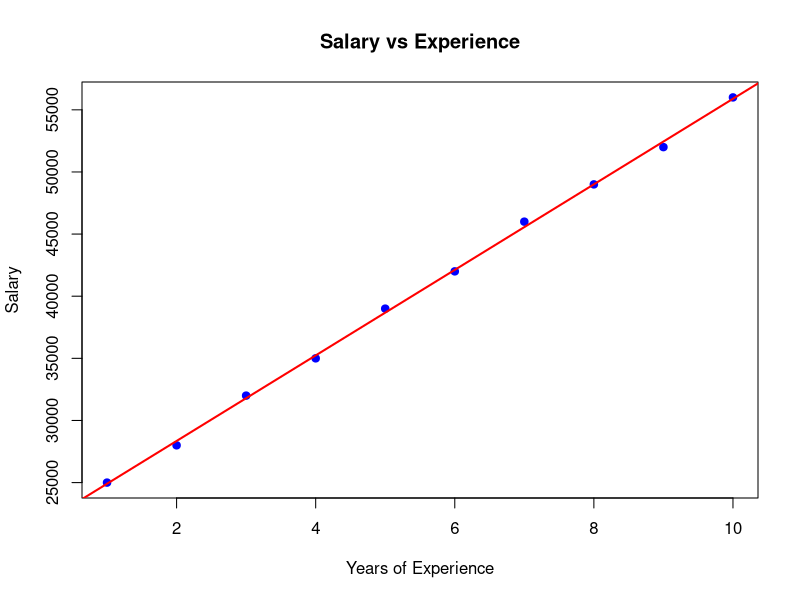
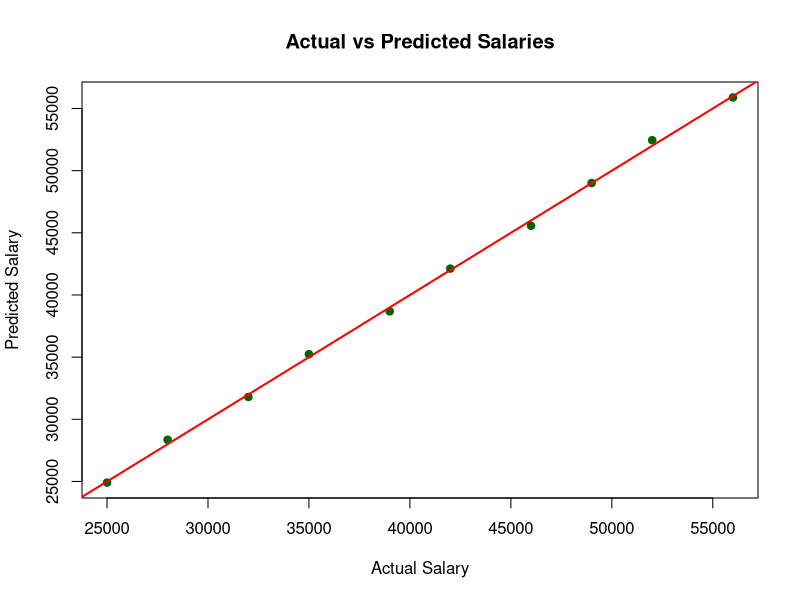

The R source for these figures, in order:
experience <- c(1, 2, 3, 4, 5, 6, 7, 8, 9, 10)
salary <- c(25000, 28000, 32000, 35000, 39000,
            42000, 46000, 49000, 52000, 56000)
employee_data <- data.frame(experience, salary)
model <- lm(salary ~ experience, data = employee_data)
summary(model)
png("salary_regression.png")
plot(employee_data$experience, employee_data$salary,
     main = "Salary vs Experience",
     xlab = "Years of Experience", ylab = "Salary",
     pch = 19, col = "blue")
abline(model, col = "red", lwd = 2)
dev.off()
employee_data$predicted_salary <- predict(model, newdata = employee_data)
png("actual_vs_predicted.png")
plot(employee_data$salary, employee_data$predicted_salary,
     main = "Actual vs Predicted Salaries",
     xlab = "Actual Salary", ylab = "Predicted Salary",
     pch = 19, col = "darkgreen")
abline(0, 1, col = "red", lwd = 2)
dev.off()
coeffs <- coef(model)
write.csv(as.data.frame(coeffs), "coefficients.csv", row.names = TRUE)
write.csv(employee_data, "employee_salary_predictions.csv", row.names = FALSE)
